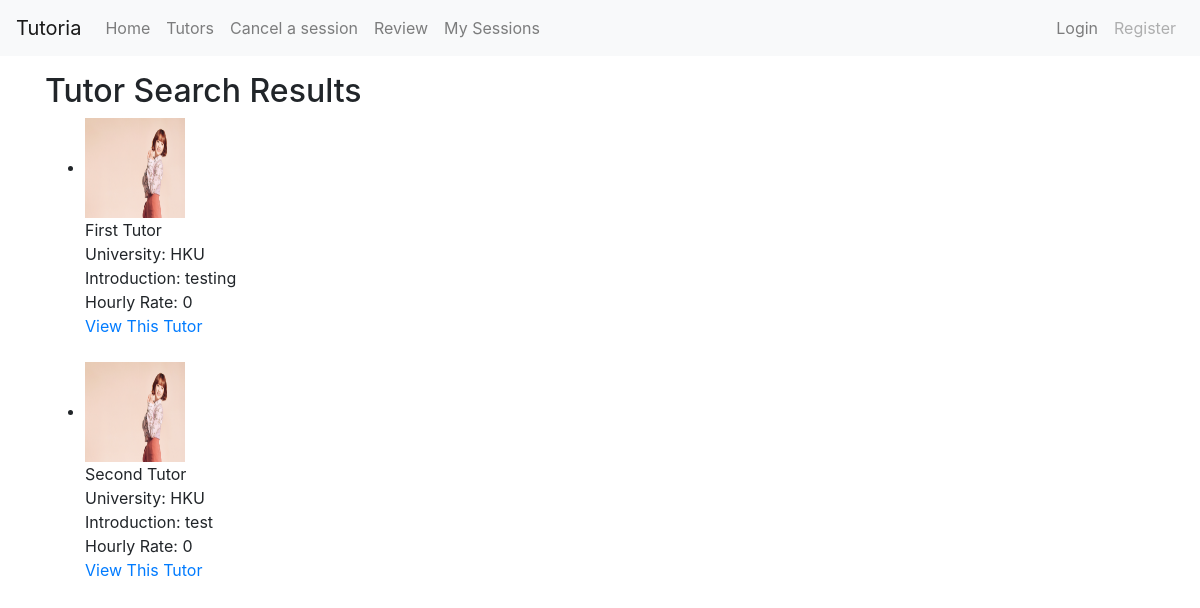
Page /tutors/search/results on the committed database.
### tutors/models.py (models this page shows, shortened)
class Tutor(models.Model):
    tutor = models.OneToOneField(User, on_delete=models.CASCADE) #extends User class
    privateTutor = models.BooleanField(default=False)
    timePerSlot = models.PositiveIntegerField(default=60)
    university = models.CharField(max_length=50, blank=True)
    phoneNumber = models.CharField(max_length=8, blank=True)
    avatar = models.ImageField(upload_to=user_directory_path)
    introduction = models.TextField(max_length=100, blank=True)
    hourlyRate = models.PositiveIntegerField(default=0)
    wallet = models.PositiveIntegerField(default=0)
    rating = models.PositiveIntegerField(default=0)
    rate_time = models.PositiveIntegerField(default=0)
    courseTaught = models.ManyToManyField(Course)
    tags = models.ManyToManyField(Tag)

### tutors/views.py (the view, shortened to what this page needs)
class SearchResults(generic.ListView):
    model = Tutor
    template_name = 'searchresults.html'
    context_object_name = 'search_results'
    def get_queryset(self):
        result = super(SearchResults, self).get_queryset()
        result = Tutor.objects.all()
        tname = self.request.GET.get('tname')
        uni = self.request.GET.get('university')
        courses = self.request.GET.get('course')
        tag = self.request.GET.get('tags')
        hourlyrate = self.request.GET.get('hourlyrate')
        private = self.request.GET.get('privateornot')
        Qlist = []
        if uni:
            Qlist.append(Q(university__icontains=uni))
        if courses:
            Qlist.append(Q(courseTaught__course_code__icontains=courses))
        if tag:
            Qlist.append(Q(tags__tag_name__icontains=tag))
        if hourlyrate:
            Qlist.append(Q(hourlyRate__lte=hourlyrate))
            Qlist.append(Q(privateTutor=True))
        if not (private):
            Qlist.append(Q(privateTutor=False))
        if Qlist:
            result = result.filter(reduce(operator.and_, Qlist))
        return result.order_by('-hourlyRate')

### tutors/templates/searchresults.html
{% extends 'base.html' %}
{% block content %}
<h2>Tutor Search Results</h2>
  {% if search_results %}
  <ul>
    {% for tutor in search_results %}
    <li>
      <img src="{{ MEDIA_URL }}{{ tutor.avatar }}" height="100" width="100" alt="Tutor Image"><br/>
      {{ tutor.tutor.first_name }} {{ tutor.tutor.last_name }}<br/>
      University: {{ tutor.university }}<br/>
      Introduction: {{ tutor.introduction }}<br/>
      Hourly Rate: {{ tutor.hourlyRate }} <br>
    </li>
    <a href="{% url 'tutors:tutor_detail' pk=tutor.id %}">View This Tutor</a> <br><br>
    {% endfor %}
  </ul>
  {% else %}
  <p>No tutors are available.</p>
  {% endif %}
{% endblock %}

### rows in the picture
Tutor: avatar (picture), tutor.first_name "First", tutor.last_name "Tutor", university "HKU", introduction "testing", hourlyRate "0"
Tutor: avatar (picture), tutor.first_name "Second", tutor.last_name "Tutor", university "HKU", introduction "test", hourlyRate "0"
